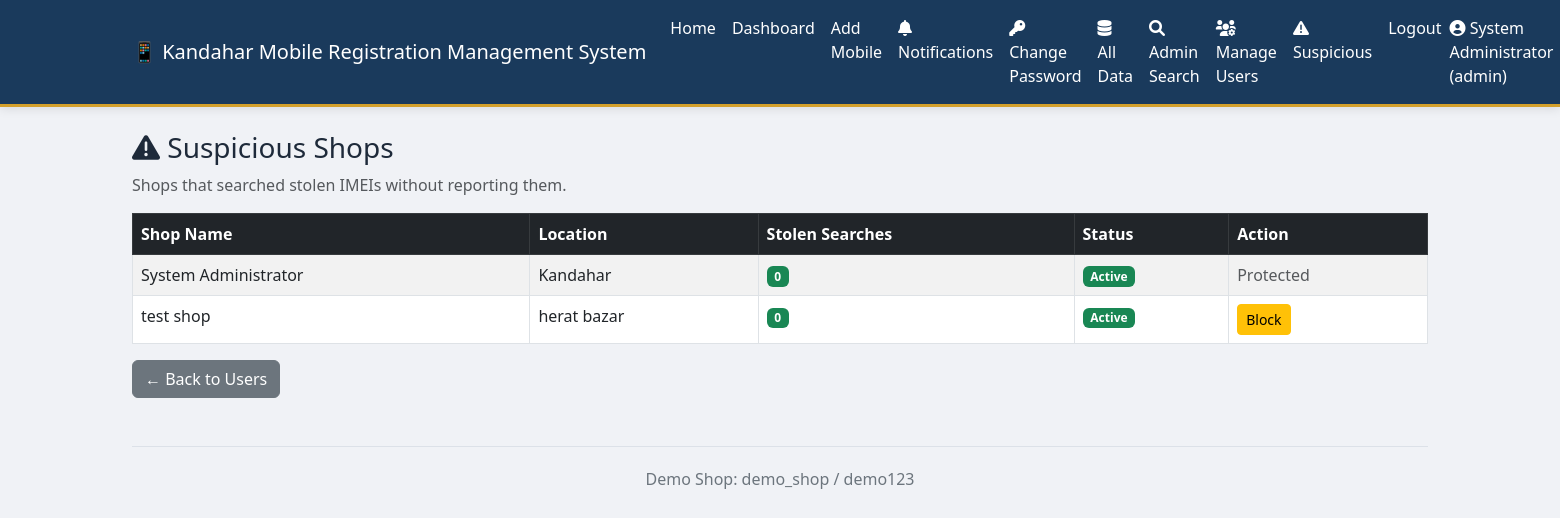
Screenshot of /admin/suspicious-shops (signed in) with the database file from the repository.
### app.py (models this page shows)
class Shop(UserMixin, db.Model):
    __tablename__ = 'shops'
    id = db.Column(db.Integer, primary_key=True)
    shop_name = db.Column(db.String(100), nullable=False)
    location = db.Column(db.String(200), nullable=False)
    contact = db.Column(db.String(20))
    email = db.Column(db.String(120), unique=True, nullable=True)
    username = db.Column(db.String(80), unique=True, nullable=False)
    password_hash = db.Column(db.String(200), nullable=False)
    role = db.Column(db.String(20), default='shop')
    is_blocked = db.Column(db.Boolean, default=False)
    mobiles = db.relationship('Mobile', backref='owner_shop', lazy=True, cascade="all, delete-orphan")

### app.py (the view)
@app.route('/admin/suspicious-shops')
@login_required
def admin_suspicious_shops():
    if current_user.role != 'admin':
        flash('Access denied.', 'danger')
        return redirect(url_for('shop_dashboard'))
    from sqlalchemy import func
    suspicious_shops = db.session.query(Shop, func.count(IMEICheckLog.id).label('search_count')).outerjoin(IMEICheckLog, (IMEICheckLog.checked_by == db.func.cast(Shop.id, db.String)) & (IMEICheckLog.status == 'suspicious_search')).group_by(Shop.id).all()
    return render_template('admin_suspicious_shops.html', shops=suspicious_shops)

### app.py (called while the page is built)
@app.before_request
def set_language():
    lang = request.args.get('lang')
    if lang in LANGUAGES:
        session['lang'] = lang
    if 'lang' not in session:
        session['lang'] = 'en'

def get_text(key):
    lang = session.get('lang', 'en')
    return T[lang].get(key, key)

@app.context_processor
def inject_translations():
    return dict(t=get_text, current_lang=session.get('lang', 'en'))

@login_manager.user_loader
def load_user(shop_id):
    return Shop.query.get(int(shop_id))

### templates/admin_suspicious_shops.html
{% extends "base.html" %}
{% block content %}
<h3><i class="fas fa-exclamation-triangle"></i> Suspicious Shops</h3>
<p class="text-muted">Shops that searched stolen IMEIs without reporting them.</p>
<table class="table table-striped table-bordered">
    <thead class="table-dark">
        <tr>
            <th>Shop Name</th>
            <th>Location</th>
            <th>Stolen Searches</th>
            <th>Status</th>
            <th>Action</th>
        </tr>
    </thead>
    <tbody>
    {% for shop, count in shops %}
    <tr>
        <td>{{ shop.shop_name }}</td>
        <td>{{ shop.location }}</td>
        <td>
            {% if count > 0 %}
                <span class="badge bg-danger">{{ count }}</span>
            {% else %}
                <span class="badge bg-success">0</span>
            {% endif %}
        </td>
        <td>
            {% if shop.is_blocked %}
                <span class="badge bg-danger">BLOCKED</span>
            {% else %}
                <span class="badge bg-success">Active</span>
            {% endif %}
        </td>
        <td>
            {% if shop.username != 'admin' %}
            <form method="POST" action="/admin/toggle-block/{{ shop.id }}">
                <button class="btn btn-sm {% if shop.is_blocked %}btn-success{% else %}btn-warning{% endif %}">
                    {% if shop.is_blocked %}Unblock{% else %}Block{% endif %}
                </button>
            </form>
            {% else %}
            <span class="text-muted">Protected</span>
            {% endif %}
        </td>
    </tr>
    {% endfor %}
    </tbody>
</table>
<a href="/admin/shops" class="btn btn-secondary">← Back to Users</a>
{% endblock %}

### templates/base.html (shortened to what this page needs)
<!DOCTYPE html>
<html lang="{{ current_lang }}">
<head>
    <link href="https://cdn.jsdelivr.net/npm/bootstrap@5.3.0/dist/css/bootstrap.min.css" rel="stylesheet">
    <link rel="stylesheet" href="https://cdnjs.cloudflare.com/ajax/libs/font-awesome/6.0.0-beta3/css/all.min.css">
</head>
<body>
    <nav class="navbar navbar-expand-lg navbar-custom">
        <div class="container">
            <a class="navbar-brand" href="/">{{ t('app_name') }}</a>
            <div class="collapse navbar-collapse" id="navbarNav">
                <ul class="navbar-nav me-auto">
                    <li class="nav-item"><a class="nav-link" href="/">{{ t('home') }}</a></li>
                    {% if current_user.is_authenticated %}
                        <li class="nav-item"><a class="nav-link" href="/shop/dashboard">{{ t('dashboard') }}</a></li>
                        <li class="nav-item"><a class="nav-link" href="/shop/add-mobile">{{ t('add_mobile') }}</a></li>
                        <li class="nav-item">
                            <a class="nav-link" href="/shop/notifications" style="position:relative;">
                                <i class="fas fa-bell"></i> {{ t('notifications') }}
                            </a>
                        </li>
                        <li class="nav-item"><a class="nav-link" href="/shop/change-password"><i class="fas fa-key"></i> {{ t('change_password') }}</a></li>
                        {% if current_user.role == 'admin' %}
                            <li class="nav-item"><a class="nav-link" href="/admin/all-mobiles"><i class="fas fa-database"></i> {{ t('all_data') }}</a></li>
<li class="nav-item"><a class="nav-link" href="/admin/search-imei"><i class="fas fa-search"></i> {{ t('admin_search') }}</a></li>
<li class="nav-item"><a class="nav-link" href="/admin/shops"><i class="fas fa-users-cog"></i> {{ t('manage_users') }}</a></li>
<li class="nav-item"><a class="nav-link" href="/admin/suspicious-shops"><i class="fas fa-exclamation-triangle"></i> {{ t('suspicious') }}</a></li>
                        {% endif %}
                        <li class="nav-item"><a class="nav-link" href="/shop/logout">{{ t('logout') }}</a></li>
                    {% else %}
                        <li class="nav-item"><a class="nav-link" href="/shop/login">{{ t('login') }}</a></li>
                    {% endif %}
                </ul>
                {% if current_user.is_authenticated %}
                <span class="navbar-text text-white me-3">
                    <i class="fas fa-user-circle"></i> {{ current_user.shop_name }} ({{ current_user.username }})
                </span>
                {% endif %}
            </div>
        </div>
    </nav>
    <div class="container mt-4">
        {% block content %}{% endblock %}
        <footer class="mt-5 text-center">
            <p>{{ t('demo_creds') }}</p>
        </footer>
    </div>
</body>
</html>

### templates/base.html (style rules this page uses)
:root { --primary-blue: #1a3a5c; --gold: #d4a02b; --gold-hover: #e8b83a; --bg-body-light: #f0f2f6; --text-body-light: #1e2a3a; --bg-card-light: #ffffff; --border-light: #dce1e8; --bg-nav-light: var(--primary-blue); --text-nav-light: #ffffff; --bg-body-dark: #0f1a2b; --text-body-dark: #eaf0f8; --bg-card-dark: #1e3347; --bg-input-dark: #2a4058; --border-dark: #3a5570; --bg-nav-dark: #1a2d42; --text-nav-dark: #ffffff; }
body { background-color: var(--bg-body-light); color: var(--text-body-light); transition: background 0.3s ease, color 0.3s ease; font-family: 'Segoe UI', Tahoma, Geneva, Verdana, sans-serif; }
.navbar-custom { background: var(--bg-nav-light) !important; border-bottom: 3px solid var(--gold); box-shadow: 0 2px 10px rgba(0,0,0,0.1); }
.navbar-custom .navbar-brand, .navbar-custom .nav-link, .navbar-custom .navbar-text { color: var(--text-nav-light) !important; font-weight: 500; }
.table thead { background-color: var(--primary-blue); color: #ffffff; }
.table-striped > tbody > tr:nth-of-type(odd) { background-color: rgba(0, 0, 0, 0.03); }
footer { border-top: 1px solid var(--border-light); padding-top: 20px; color: #6c757d; }

### rows the page displays
Shop: shop_name "System Administrator", username "admin", location "Kandahar", is_blocked "Active", shows "Protected"
Shop: shop_name "test shop", location "herat bazar", is_blocked "Active"

### other values shown
{{ t('app_name') }} "📱 Kandahar Mobile Registration Management System"
{{ t('home') }} "Home"
{{ t('dashboard') }} "Dashboard"
{{ t('add_mobile') }} "Add Mobile"
{{ t('notifications') }} "Notifications"
{{ t('change_password') }} "Change Password"
{{ t('all_data') }} "All Data"
{{ t('admin_search') }} "Admin Search"
{{ t('manage_users') }} "Manage Users"
{{ t('suspicious') }} "Suspicious"
{{ t('logout') }} "Logout"
{{ t('demo_creds') }} "Demo Shop: demo_shop / demo123"
